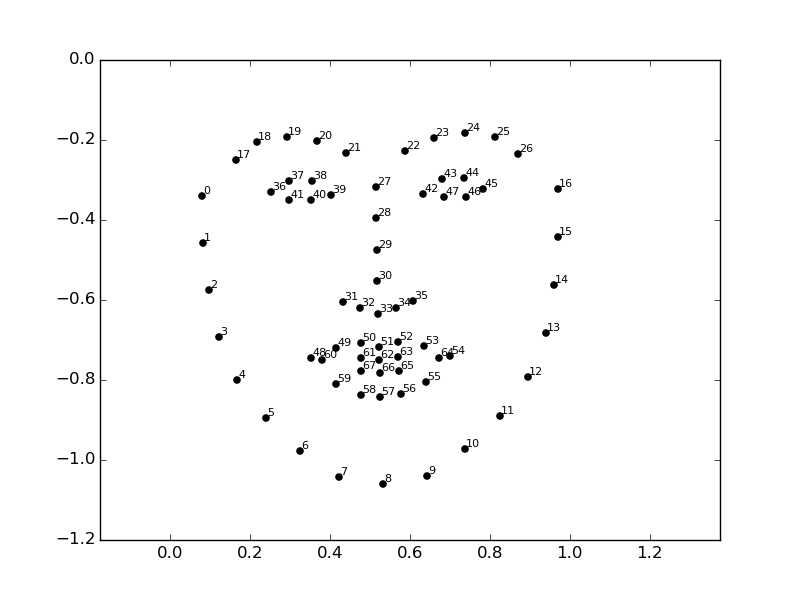
#> input picture reconnaissanceFaciale/dlib-landmark-mean.png, 800 x 600 px, given in place of the camera
$ python detecter.py
#> lines starting #> are read from the running program, lines starting #| are printed output that depends on the picture; after the words box and inside, x2 and y2 are one past the last pixel; in counts of white or black regions, pixels touching at a corner belong together
import os
import sys
import time
import numpy as np
import cv2

cap=cv2.VideoCapture(0) #webcame
#cap=cv2.VideoCapture("chien.mp4")

kernel_blur=5 #floutage
seuil=15 #seuil de detection
surface=1000
ret, originale=cap.read()
#> originale is the input picture: shape (600, 800, 3); min 0, max 255, mean 250
originale=cv2.cvtColor(originale, cv2.COLOR_BGR2GRAY)
#> originale: shape (600, 800)
originale=cv2.GaussianBlur(originale, (kernel_blur, kernel_blur), 0)
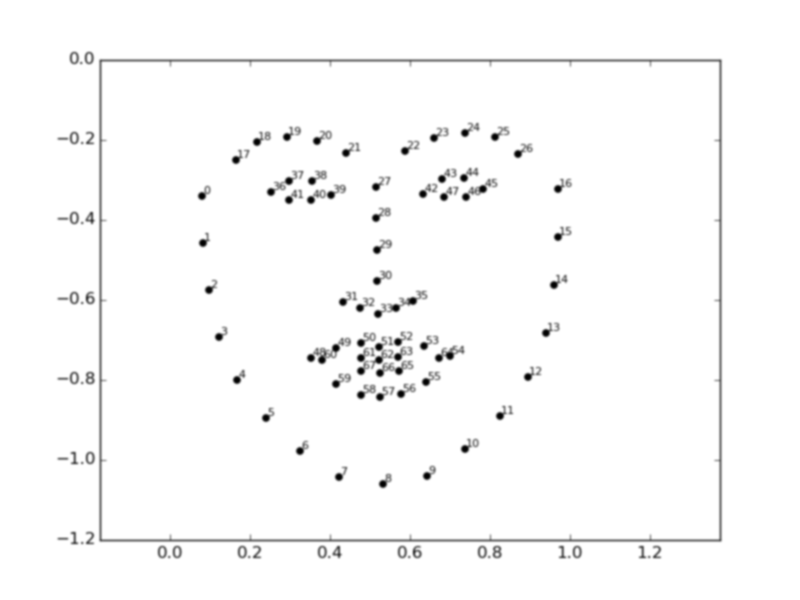
#> originale: shape (600, 800); min 0, max 255, mean 250
kernel_dilate=np.ones((5, 5), np.uint8)

while True:
    ret, frame=cap.read()
    gray=cv2.cvtColor(frame, cv2.COLOR_BGR2GRAY) #en noir et blanc
    gray=cv2.GaussianBlur(gray, (kernel_blur, kernel_blur), 0)
    mask=cv2.absdiff(originale, gray)
#> mask: shape (600, 800); every value is 0
    mask=cv2.threshold(mask, seuil, 255, cv2.THRESH_BINARY)[1]
    mask=cv2.dilate(mask, kernel_dilate, iterations=3)
    contours, nada=cv2.findContours(mask, cv2.RETR_EXTERNAL, cv2.CHAIN_APPROX_SIMPLE)
#> contours = []; nada = None
    frame_contour=frame.copy()

    for c in contours:
        cv2.drawContours(frame_contour, [c], 0, (0, 255, 0), 5)
        if cv2.contourArea(c)<surface:
            continue
        x, y, w, h=cv2.boundingRect(c)
        cv2.rectangle(frame, (x, y), (x+w, y+h), (0, 0, 255), 2)
#> this loop made 0 passes
    originale=gray
    cv2.putText(frame, "[o|l]seuil: {:d}  [p|m]blur: {:d}  [i|k]surface: {:d}".format(seuil, kernel_blur, surface), (10, 30), cv2.FONT_HERSHEY_COMPLEX_SMALL, 1, (0, 255, 255), 2)
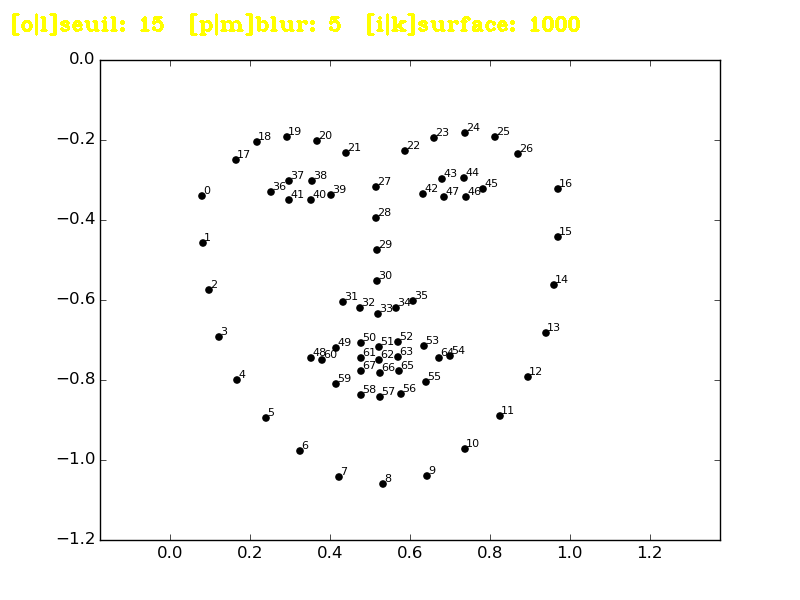
#> frame: shape (600, 800, 3); 0.83% of pixels changed, all inside (x1, y1, x2, y2) = (12, 13, 580, 36)
    cv2.imshow("frame", frame)
    cv2.imshow("contour", frame_contour)
    cv2.imshow("mask", mask)
    intrus=0
    key=cv2.waitKey(30)&0xFF
#> (key q is pressed here)

    if key==ord('q'):
        break
    if key==ord('p'):
        kernel_blur=min(43, kernel_blur+2)
    if key==ord('m'):
        kernel_blur=max(1, kernel_blur-2)
    if key==ord('i'):
        surface+=1000
    if key==ord('k'):
        surface=max(1000, surface-1000)
    if key==ord('o'):
        seuil=min(255, seuil+1)
    if key==ord('l'):
        seuil=max(1, seuil-1)

cap.release()
cv2.destroyAllWindows()
